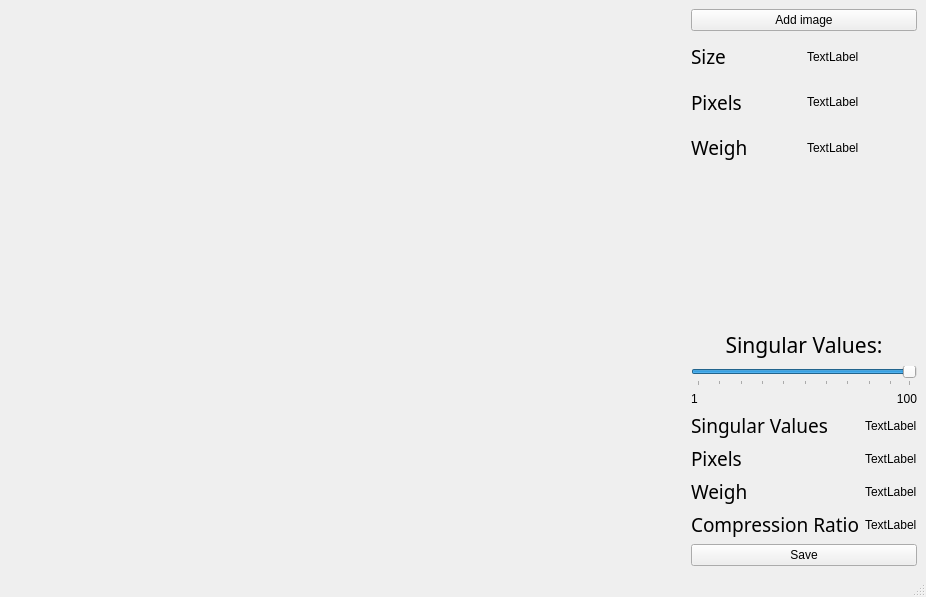
<?xml version="1.0" encoding="UTF-8"?>
<ui version="4.0">
 <class>MainWindow</class>
 <widget class="QMainWindow" name="MainWindow">
  <property name="geometry">
   <rect>
    <x>0</x>
    <y>0</y>
    <width>926</width>
    <height>597</height>
   </rect>
  </property>
  <property name="windowTitle">
   <string>MainWindow</string>
  </property>
  <widget class="QWidget" name="centralwidget">
   <property name="sizePolicy">
    <sizepolicy hsizetype="Preferred" vsizetype="Preferred">
     <horstretch>0</horstretch>
     <verstretch>0</verstretch>
    </sizepolicy>
   </property>
   <layout class="QGridLayout" name="gridLayout">
    <item row="0" column="1">
     <layout class="QHBoxLayout" name="horizontalLayout" stretch="10,1,3">
      <item>
       <widget class="QLabel" name="label_Image">
        <property name="sizePolicy">
         <sizepolicy hsizetype="Preferred" vsizetype="Expanding">
          <horstretch>0</horstretch>
          <verstretch>0</verstretch>
         </sizepolicy>
        </property>
        <property name="text">
         <string/>
        </property>
        <property name="pixmap">
         <pixmap resource="resource.qrc">:/templates/templates/layout.png</pixmap>
        </property>
        <property name="scaledContents">
         <bool>true</bool>
        </property>
        <property name="alignment">
         <set>Qt::AlignCenter</set>
        </property>
       </widget>
      </item>
      <item>
       <spacer name="horizontalSpacer">
        <property name="orientation">
         <enum>Qt::Horizontal</enum>
        </property>
        <property name="sizeHint" stdset="0">
         <size>
          <width>40</width>
          <height>20</height>
         </size>
        </property>
       </spacer>
      </item>
      <item>
       <layout class="QVBoxLayout" name="verticalLayout">
        <property name="sizeConstraint">
         <enum>QLayout::SetDefaultConstraint</enum>
        </property>
        <item>
         <widget class="QPushButton" name="pushButton_SelectPath">
          <property name="sizePolicy">
           <sizepolicy hsizetype="Expanding" vsizetype="Fixed">
            <horstretch>0</horstretch>
            <verstretch>0</verstretch>
           </sizepolicy>
          </property>
          <property name="minimumSize">
           <size>
            <width>200</width>
            <height>0</height>
           </size>
          </property>
          <property name="maximumSize">
           <size>
            <width>16777215</width>
            <height>16777215</height>
           </size>
          </property>
          <property name="text">
           <string>Add image</string>
          </property>
         </widget>
        </item>
        <item>
         <layout class="QGridLayout" name="gridLayout_2" rowstretch="1,1,1,4">
          <item row="0" column="1">
           <widget class="QLabel" name="ImageSize">
            <property name="minimumSize">
             <size>
              <width>80</width>
              <height>0</height>
             </size>
            </property>
            <property name="text">
             <string>TextLabel</string>
            </property>
            <property name="margin">
             <number>6</number>
            </property>
           </widget>
          </item>
          <item row="3" column="0">
           <spacer name="verticalSpacer">
            <property name="orientation">
             <enum>Qt::Vertical</enum>
            </property>
            <property name="sizeHint" stdset="0">
             <size>
              <width>20</width>
              <height>40</height>
             </size>
            </property>
           </spacer>
          </item>
          <item row="2" column="1">
           <widget class="QLabel" name="label_8">
            <property name="text">
             <string>TextLabel</string>
            </property>
            <property name="margin">
             <number>6</number>
            </property>
           </widget>
          </item>
          <item row="1" column="0">
           <widget class="QLabel" name="label_3">
            <property name="font">
             <font>
              <family>Segoe UI Light</family>
              <pointsize>14</pointsize>
             </font>
            </property>
            <property name="text">
             <string>Pixels</string>
            </property>
            <property name="margin">
             <number>4</number>
            </property>
           </widget>
          </item>
          <item row="2" column="0">
           <widget class="QLabel" name="label_7">
            <property name="font">
             <font>
              <family>Segoe UI Light</family>
              <pointsize>14</pointsize>
             </font>
            </property>
            <property name="text">
             <string>Weigh</string>
            </property>
            <property name="margin">
             <number>4</number>
            </property>
            <property name="indent">
             <number>-1</number>
            </property>
           </widget>
          </item>
          <item row="0" column="0">
           <widget class="QLabel" name="label">
            <property name="sizePolicy">
             <sizepolicy hsizetype="Preferred" vsizetype="Preferred">
              <horstretch>0</horstretch>
              <verstretch>0</verstretch>
             </sizepolicy>
            </property>
            <property name="font">
             <font>
              <family>Segoe UI Light</family>
              <pointsize>14</pointsize>
             </font>
            </property>
            <property name="text">
             <string>Size</string>
            </property>
            <property name="scaledContents">
             <bool>false</bool>
            </property>
            <property name="wordWrap">
             <bool>false</bool>
            </property>
            <property name="margin">
             <number>4</number>
            </property>
            <property name="indent">
             <number>-1</number>
            </property>
           </widget>
          </item>
          <item row="1" column="1">
           <widget class="QLabel" name="NumberOfPixels">
            <property name="text">
             <string>TextLabel</string>
            </property>
            <property name="margin">
             <number>6</number>
            </property>
           </widget>
          </item>
         </layout>
        </item>
        <item>
         <widget class="QLabel" name="label_6">
          <property name="font">
           <font>
            <family>Segoe UI Light</family>
            <pointsize>16</pointsize>
           </font>
          </property>
          <property name="text">
           <string>Singular Values:</string>
          </property>
          <property name="alignment">
           <set>Qt::AlignCenter</set>
          </property>
         </widget>
        </item>
        <item>
         <widget class="QSlider" name="horizontalSlider">
          <property name="minimum">
           <number>1</number>
          </property>
          <property name="maximum">
           <number>100</number>
          </property>
          <property name="singleStep">
           <number>1</number>
          </property>
          <property name="pageStep">
           <number>10</number>
          </property>
          <property name="value">
           <number>100</number>
          </property>
          <property name="orientation">
           <enum>Qt::Horizontal</enum>
          </property>
          <property name="invertedAppearance">
           <bool>false</bool>
          </property>
          <property name="invertedControls">
           <bool>false</bool>
          </property>
          <property name="tickPosition">
           <enum>QSlider::TicksBelow</enum>
          </property>
          <property name="tickInterval">
           <number>0</number>
          </property>
         </widget>
        </item>
        <item>
         <layout class="QGridLayout" name="gridLayout_3">
          <item row="0" column="1">
           <widget class="QLabel" name="label_10">
            <property name="text">
             <string>100</string>
            </property>
            <property name="alignment">
             <set>Qt::AlignRight|Qt::AlignTrailing|Qt::AlignVCenter</set>
            </property>
           </widget>
          </item>
          <item row="3" column="1">
           <widget class="QLabel" name="label_13">
            <property name="text">
             <string>TextLabel</string>
            </property>
            <property name="margin">
             <number>6</number>
            </property>
           </widget>
          </item>
          <item row="2" column="1">
           <widget class="QLabel" name="CompressedSize">
            <property name="text">
             <string>TextLabel</string>
            </property>
            <property name="margin">
             <number>6</number>
            </property>
           </widget>
          </item>
          <item row="2" column="0">
           <widget class="QLabel" name="label_5">
            <property name="font">
             <font>
              <family>Segoe UI Light</family>
              <pointsize>14</pointsize>
             </font>
            </property>
            <property name="text">
             <string>Pixels</string>
            </property>
            <property name="margin">
             <number>4</number>
            </property>
           </widget>
          </item>
          <item row="4" column="1">
           <widget class="QLabel" name="label_14">
            <property name="text">
             <string>TextLabel</string>
            </property>
            <property name="margin">
             <number>6</number>
            </property>
           </widget>
          </item>
          <item row="4" column="0">
           <widget class="QLabel" name="label_12">
            <property name="font">
             <font>
              <family>Segoe UI Light</family>
              <pointsize>14</pointsize>
             </font>
            </property>
            <property name="text">
             <string>Compression Ratio</string>
            </property>
            <property name="margin">
             <number>4</number>
            </property>
           </widget>
          </item>
          <item row="3" column="0">
           <widget class="QLabel" name="label_11">
            <property name="font">
             <font>
              <family>Segoe UI Light</family>
              <pointsize>14</pointsize>
             </font>
            </property>
            <property name="text">
             <string>Weigh</string>
            </property>
            <property name="margin">
             <number>4</number>
            </property>
           </widget>
          </item>
          <item row="1" column="0">
           <widget class="QLabel" name="label_2">
            <property name="font">
             <font>
              <family>Segoe UI Light</family>
              <pointsize>14</pointsize>
             </font>
            </property>
            <property name="text">
             <string>Singular Values</string>
            </property>
            <property name="margin">
             <number>4</number>
            </property>
           </widget>
          </item>
          <item row="1" column="1">
           <widget class="QLabel" name="label_4">
            <property name="text">
             <string>TextLabel</string>
            </property>
            <property name="margin">
             <number>6</number>
            </property>
           </widget>
          </item>
          <item row="0" column="0">
           <widget class="QLabel" name="label_9">
            <property name="text">
             <string>1</string>
            </property>
           </widget>
          </item>
         </layout>
        </item>
        <item>
         <widget class="QPushButton" name="pushButton">
          <property name="text">
           <string>Save</string>
          </property>
         </widget>
        </item>
       </layout>
      </item>
     </layout>
    </item>
   </layout>
  </widget>
  <widget class="QMenuBar" name="menubar">
   <property name="geometry">
    <rect>
     <x>0</x>
     <y>0</y>
     <width>926</width>
     <height>22</height>
    </rect>
   </property>
  </widget>
  <widget class="QStatusBar" name="statusbar"/>
 </widget>
 <resources>
  <include location="resource.qrc"/>
 </resources>
 <connections/>
</ui>
